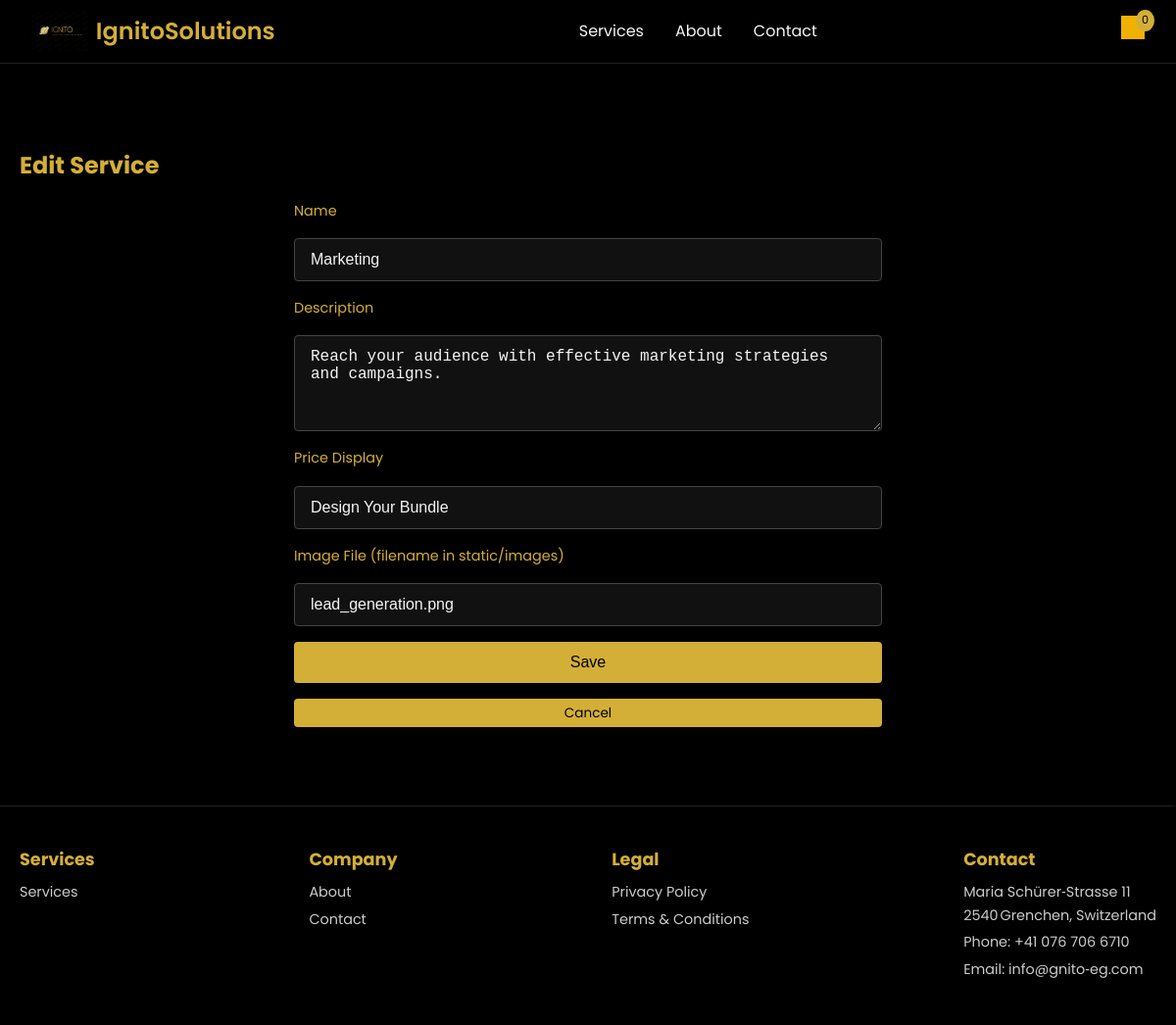
Page /admin/services/edit/2 (signed in) on the committed database.
### app.py (models this page shows)
class Service(db.Model):
    id = db.Column(db.Integer, primary_key=True)
    name = db.Column(db.String(120), nullable=False)
    description = db.Column(db.Text, nullable=False)
    price_display = db.Column(db.String(120), nullable=False)
    image_file = db.Column(db.String(120), nullable=False)

### app.py (the view, shortened to what this page needs)
@app.route('/admin/services/edit/<int:service_id>', methods=['GET', 'POST'])
@admin_required
def edit_service(service_id):
    service = Service.query.get_or_404(service_id)
    return render_template('service_form.html', service=service)

### app.py (called while the page is built)
@app.context_processor
def inject_globals():
    return {'datetime': datetime}

def admin_required(f):
    from functools import wraps
    @wraps(f)
    def decorated(*args, **kwargs):
        if not session.get('admin_logged_in'):
            return redirect(url_for('login', next=request.path))
        return f(*args, **kwargs)
    return decorated

### templates/service_form.html (shortened to what this page needs)
{% extends 'base.html' %}
{% if service %}
  {% set page_title = 'Edit Service' %}
{% else %}
  {% set page_title = 'Add Service' %}
{% endif %}
{% block content %}
  <section class="service-form section">
    <h2>{{ page_title }}</h2>
    <form method="post">
      <label>Name</label>
      <input type="text" name="name" value="{{ service.name if service else '' }}" required />
      <label>Description</label>
      <textarea name="description" rows="4" required>{{ service.description if service else '' }}</textarea>
      <label>Price Display</label>
      <input type="text" name="price_display" value="{{ service.price_display if service else '' }}" required />
      <label>Image File (filename in static/images)</label>
      <input type="text" name="image_file" value="{{ service.image_file if service else '' }}" />
      <button type="submit">Save</button>
      <a href="{{ url_for('dashboard') }}" class="btn small-btn">Cancel</a>
    </form>
  </section>
{% endblock %}

### static/css/style.css (style rules this page uses)
:root { --color-bg: #000000; --color-dark: #111111; --color-gold: #d4af37; --color-gold-hover: #b9952f; --color-text: #f5f5f5; --color-muted: #cccccc; --color-danger: #e53e3e; }
* { box-sizing: border-box; margin: 0; padding: 0; }
html, body { width: 100%; height: 100%; }
body { font-family: 'Poppins', sans-serif; background-color: var(--color-bg); color: var(--color-text); line-height: 1.6; overflow-x: hidden; padding-top: 70px; }
a { color: var(--color-gold); text-decoration: none; }
.section { padding: 80px 20px; }
.dashboard h2, .service-form h2, .login h2, .legal h2 { color: var(--color-gold); margin-bottom: 1rem; }
.btn { display: inline-block; background-color: var(--color-gold); color: var(--color-bg); padding: 0.5rem 1rem; border-radius: 4px; text-align: center; transition: background 0.3s; }
.btn.small-btn { padding: 0.25rem 0.75rem; font-size: 0.85rem; }
.service-form form, .login-form { max-width: 600px; margin: 0 auto; display: flex; flex-direction: column; gap: 1rem; }
.service-form label { font-size: 0.9rem; color: var(--color-gold); }
.service-form input, .service-form textarea, .login-form input { padding: 0.75rem 1rem; border: 1px solid #444; border-radius: 4px; background-color: var(--color-dark); color: var(--color-text); font-size: 1rem; }
.service-form button, .login-form button { background-color: var(--color-gold); color: var(--color-bg); border: none; padding: 0.75rem 1.5rem; border-radius: 4px; cursor: pointer; transition: background 0.3s; font-size: 1rem; }

### rows in the picture
Service: name "Marketing", description "Reach your audience with effective marketing strategies and campaigns.", price_display "Design Your Bundle", image_file "lead_generation.png"

### other values in the picture
{{ page_title }} "Edit Service"
